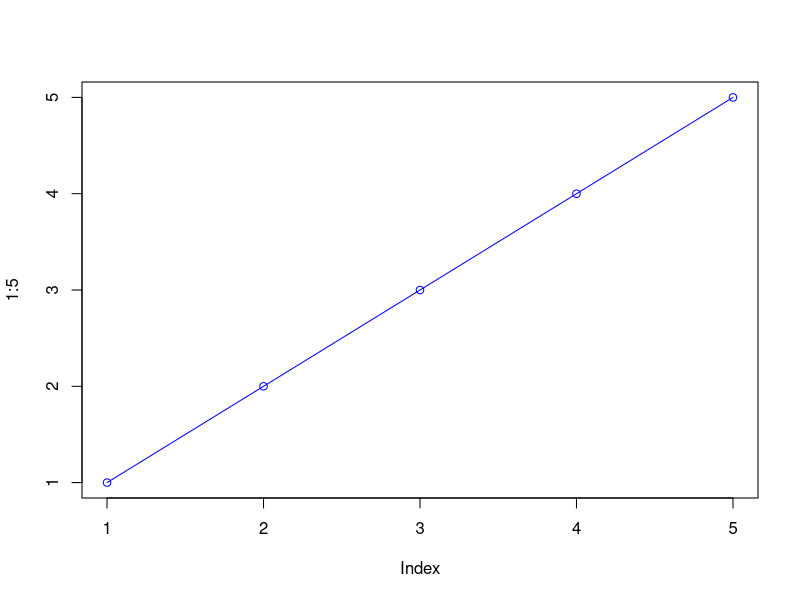
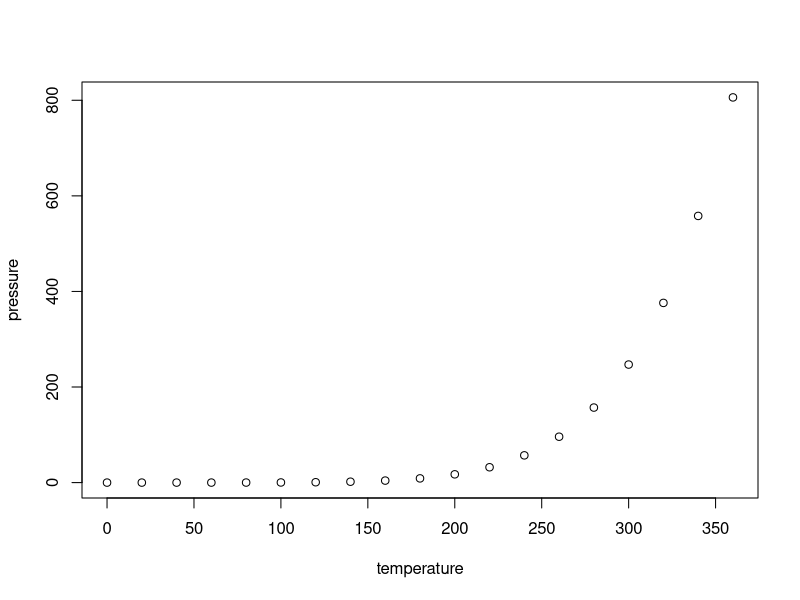

The R script that drew these images, in order:
## ---- chunk 1
knitr::opts_chunk$set(echo = TRUE)
## ---- chunk 2
plot(1:5, col="blue", type="o")
## ---- chunk 3

x<-c(1:10)
x
mean(x)
## ---- chunk 4
summary(cars)
## ---- chunk 5
plot(pressure)
